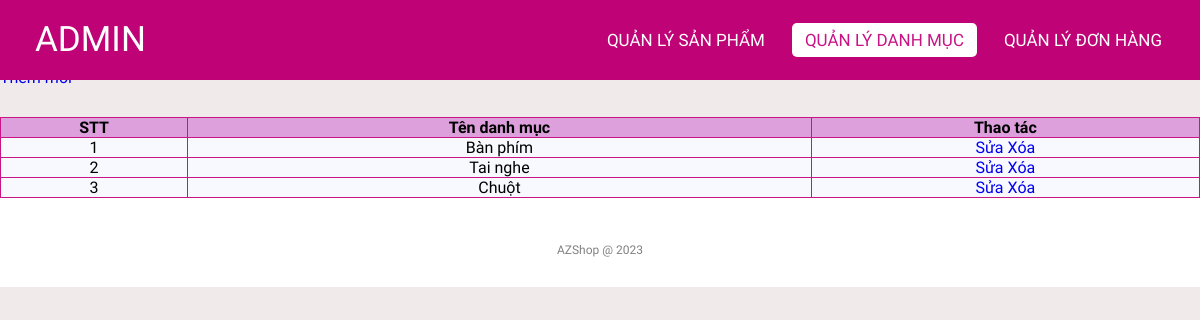
The app's page /admin/categoriesList.php (signed in) with its own data.
### tables this page shows
CREATE TABLE `categories` (
  `id` int NOT NULL,
  `name` varchar(255) NOT NULL,
  `status` tinyint NOT NULL DEFAULT '1'
);

### lib/database.php (called while the page is built, shortened)
<?php
class Database extends PDO
{
  public $host   = DB_HOST;
  public $user   = DB_USER;
  public $pass   = DB_PASS;
  public $dbname = DB_NAME;
  public $link;
  private function connectDB()
  {
    $this->link = new mysqli(
      $this->host,
      $this->user,
      $this->pass,
      $this->dbname
    );
  }
  public function select($query)
  {
    $result = $this->link->query($query);
    if ($result->num_rows > 0) {
      return $result;
    } else {
      return false;
    }
  }
}

### classes/categories.php (called while the page is built, shortened)
<?php
$filepath = realpath(dirname(__FILE__));
include_once($filepath . '/../lib/database.php');
?>
<?php
class categories
{
    private $db;
    public function __construct()
    {
        $this->db = new Database();
    }
    public function getAllAdmin($page = 1, $total = 8)
    {
        $tmp = ($page - 1) * $total;
        $query = "SELECT * FROM categories limit $tmp,$total";
        $result = $this->db->select($query);
        return $result;
    }
}
?>

### admin/categoriesList.php (the view, shortened to what this page needs)
<?php
include '../classes/categories.php';
$categories = new categories();
$list = $categories->getAllAdmin((isset($_GET['page']) ? $_GET['page'] : 1));
?>
<!DOCTYPE html>
<html lang="en">
<head>
    <link rel="stylesheet" href="css/style.css">
    <link rel="stylesheet" href="https://cdnjs.cloudflare.com/ajax/libs/font-awesome/5.15.4/css/all.min.css">
</head>
<body>
    <nav>
        <label class="logo">ADMIN</label>
        <ul>
            <li><a href="productlist.php" >Quản lý Sản phẩm</a></li>
            <li><a href="categoriesList.php" class="active">Quản lý danh mục</a></li>
            <li><a href="orderlist.php" id="order">Quản lý Đơn hàng</a></li>
        </ul>
    </nav>
    <div class="title">
        <h1>Danh sách danh mục</h1>
    </div>
    <div class="addNew">
        <a href="add_category.php">Thêm mới</a>
    </div>
    <div class="container">
        <?php $count = 1;
        if ($list) { ?>
            <table class="list">
                <tr>
                    <th>STT</th>
                    <th>Tên danh mục</th>
                    <th>Thao tác</th>
                </tr>
                <?php foreach ($list as $key => $value) { ?>
                    <tr>
                        <td><?= $count++ ?></td>
                        <td><?= $value['name'] ?></td>
<td>
    <a href="edit_category.php?id=<?= $value['id'] ?>">Sửa</a>
    <a href="categoriesList.php?delete=<?= $value['id'] ?>" onclick="return confirm('Bạn chắc chắn muốn xóa danh mục này?')">Xóa</a>
</td>
                    </tr>
                <?php } ?>
            </table>
        <?php } else { ?>
            <h3>Chưa có danh mục nào...</h3>
        <?php } ?>
    </div>
    <footer>
        <p class="copyright">AZShop @ 2023</p>
    </footer>
</body>
</html>

### admin/css/style.css (style rules this page uses)
* { padding: 0; margin: 0; text-decoration: none; list-style: none; box-sizing: border-box; }
body { font-family: Mitr; background: rgb(240, 234, 234); }
nav { top: 0; position: fixed; background: #c00277; height: 80px; width: 100%; }
label.logo { color: white; font-size: 35px; line-height: 80px; padding: 0 35px; }
nav ul { float: right; margin-right: 20px; }
nav ul li { display: inline-block; line-height: 80px; margin: 0 5px; }
nav ul li a { color: white; font-size: 17px; padding: 7px 13px; border-radius: 3px; text-transform: uppercase; border-radius: 5px; transition: 0.5s; }
.active, a:hover { background-color: white; color: mediumvioletred; }
.container { margin-top: 30px; height: auto; }
.addNew { margin-top: 30px; }
.title { background-color: white; }
footer { padding: 30px 0; background-color:white; }
footer .copyright { margin-top: 15px; text-align: center; font-size: 12px; color: gray; }
.list { width: 100%; background-color: ghostwhite; padding: 10px; border-collapse: collapse; }
th { background-color: plum; border: 1px solid mediumvioletred; }
td { border: 1px solid mediumvioletred; text-align: center; }

### records on screen
categories: name "Bàn phím"
categories: name "Tai nghe"
categories: name "Chuột"
